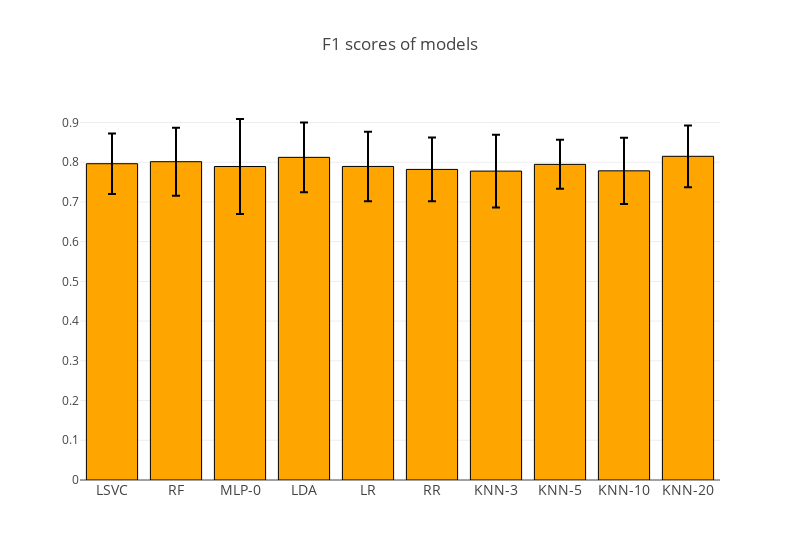

Here is the notebook cell this chart was saved with:
### Code cell
plot_scores(model_results)

### Figure 1 — Plotly figure (JSON) as saved in the notebook; plotly's stock layout.template omitted (floating-point values rounded to 4 significant figures)
{"data": [{"error_y": {"array": [0.07603, 0.0855, 0.1197, 0.08761, 0.08763, 0.08031, 0.09167, 0.06166, 0.08357, 0.07772], "color": "black", "type": "data", "visible": true}, "marker": {"color": "orange", "line": {"color": "black", "width": 1}}, "type": "bar", "uid": "48109bc8-ebc5-4fc3-9276-3a13129eb2f6", "x": ["LSVC", "RF", "MLP-0", "LDA", "LR", "RR", "KNN-3", "KNN-5", "KNN-10", "KNN-20"], "y": [0.7963, 0.8014, 0.7892, 0.8123, 0.7894, 0.782, 0.7778, 0.7947, 0.7784, 0.815]}], "layout": {"title": {"text": "F1 scores of models"}, "width": 800, "xaxis": {"automargin": true, "tickfont": {"size": 14}}}}
